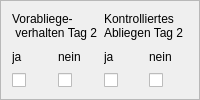
           <widget class="QFrame" name="frame_Abliegeverhalten">
            <property name="frameShape">
             <enum>QFrame::StyledPanel</enum>
            </property>
            <property name="frameShadow">
             <enum>QFrame::Raised</enum>
            </property>
            <layout class="QHBoxLayout" name="horizontalLayout_9">
             <item>
              <layout class="QGridLayout" name="Layout_Abliegeverhalten">
               <item row="1" column="2">
                <widget class="QLabel" name="label_Abliegeverhalten_Kontrolliertes_Abliegen_Ja">
                 <property name="text">
                  <string>ja</string>
                 </property>
                </widget>
               </item>
               <item row="1" column="0">
                <widget class="QLabel" name="label_Abliegeverhalten_Vorabliegeverhalten_Ja">
                 <property name="text">
                  <string>ja</string>
                 </property>
                </widget>
               </item>
               <item row="2" column="2">
                <widget class="QCheckBox" name="checkBox_Abliegeverhalten_Kontrolliertes_Abliegen_Ja">
                 <property name="text">
                  <string/>
                 </property>
                </widget>
               </item>
               <item row="1" column="1">
                <widget class="QLabel" name="label_Abliegeverhalten_Vorabliegeverhalten_Nein">
                 <property name="text">
                  <string>nein</string>
                 </property>
                </widget>
               </item>
               <item row="1" column="3">
                <widget class="QLabel" name="label_Abliegeverhalten_Kontrolliertes_Abliegen_Nein">
                 <property name="text">
                  <string>nein</string>
                 </property>
                </widget>
               </item>
               <item row="2" column="3">
                <widget class="QCheckBox" name="checkBox_Abliegeverhalten_Kontrolliertes_Abliegen_Nein">
                 <property name="text">
                  <string/>
                 </property>
                </widget>
               </item>
               <item row="2" column="0">
                <widget class="QCheckBox" name="checkBox_Abliegeverhalten_Vorabliegeverhalten_Ja">
                 <property name="text">
                  <string/>
                 </property>
                </widget>
               </item>
               <item row="2" column="1">
                <widget class="QCheckBox" name="checkBox_Abliegeverhalten_Vorabliegeverhalten_Nein">
                 <property name="text">
                  <string/>
                 </property>
                </widget>
               </item>
               <item row="0" column="0" colspan="2">
                <widget class="QLabel" name="label_Abliegeverhalten_Vorabliegeverhalten">
                 <property name="text">
                  <string>Vorabliege-
 verhalten Tag 2</string>
                 </property>
                </widget>
               </item>
               <item row="0" column="2" colspan="2">
                <widget class="QLabel" name="label_Abliegeverhalten_Kontrolliertes_Abliegen">
                 <property name="text">
                  <string>Kontrolliertes 
Abliegen Tag 2</string>
                 </property>
                </widget>
               </item>
              </layout>
             </item>
            </layout>
           </widget>
